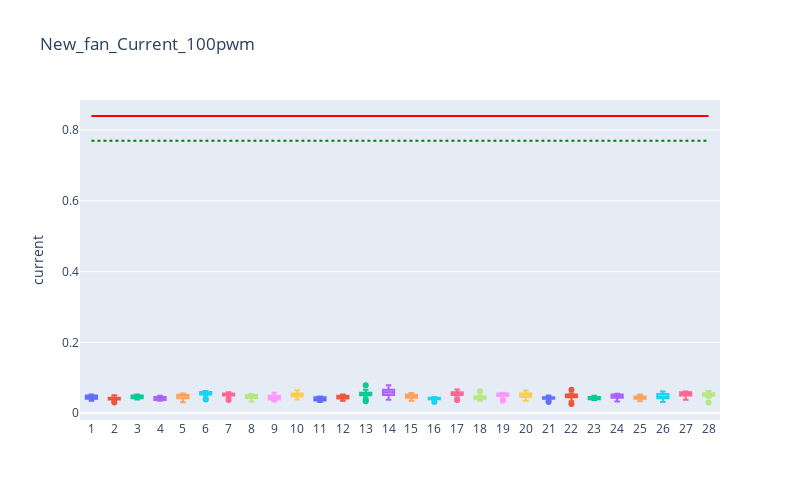

Notebook cell for this chart:
### Code cell
box_plot(New_fan_Current_100pwm,upper_limit=.84,lower_limit=0,
                 nominal=0.77,name='New_fan_Current_100pwm',plot_data='current')
